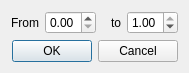
<?xml version="1.0" encoding="UTF-8"?>
<ui version="4.0">
 <class>RangeInputDialog</class>
 <widget class="QDialog" name="RangeInputDialog">
  <property name="geometry">
   <rect>
    <x>0</x>
    <y>0</y>
    <width>189</width>
    <height>68</height>
   </rect>
  </property>
  <property name="sizePolicy">
   <sizepolicy hsizetype="Minimum" vsizetype="Minimum">
    <horstretch>0</horstretch>
    <verstretch>0</verstretch>
   </sizepolicy>
  </property>
  <property name="windowTitle">
   <string>Select brightness range</string>
  </property>
  <property name="windowIcon">
   <iconset resource="phototonic.qrc">
    <normaloff>:/images/phototonic.png</normaloff>:/images/phototonic.png</iconset>
  </property>
  <layout class="QVBoxLayout" name="verticalLayout">
   <item>
    <layout class="QHBoxLayout" name="horizontalLayout">
     <item>
      <widget class="QLabel" name="label">
       <property name="text">
        <string>From</string>
       </property>
       <property name="alignment">
        <set>Qt::AlignmentFlag::AlignRight|Qt::AlignmentFlag::AlignTrailing|Qt::AlignmentFlag::AlignVCenter</set>
       </property>
      </widget>
     </item>
     <item>
      <widget class="QDoubleSpinBox" name="lowerSpinBox">
       <property name="maximum">
        <double>1.000000000000000</double>
       </property>
       <property name="singleStep">
        <double>0.100000000000000</double>
       </property>
      </widget>
     </item>
     <item>
      <widget class="QLabel" name="label_2">
       <property name="text">
        <string>to</string>
       </property>
       <property name="alignment">
        <set>Qt::AlignmentFlag::AlignRight|Qt::AlignmentFlag::AlignTrailing|Qt::AlignmentFlag::AlignVCenter</set>
       </property>
      </widget>
     </item>
     <item>
      <widget class="QDoubleSpinBox" name="upperSpinBox">
       <property name="enabled">
        <bool>true</bool>
       </property>
       <property name="maximum">
        <double>1.000000000000000</double>
       </property>
       <property name="singleStep">
        <double>0.100000000000000</double>
       </property>
       <property name="value">
        <double>1.000000000000000</double>
       </property>
      </widget>
     </item>
    </layout>
   </item>
   <item>
    <widget class="QDialogButtonBox" name="buttonBox">
     <property name="orientation">
      <enum>Qt::Orientation::Horizontal</enum>
     </property>
     <property name="standardButtons">
      <set>QDialogButtonBox::StandardButton::Cancel|QDialogButtonBox::StandardButton::Ok</set>
     </property>
    </widget>
   </item>
  </layout>
 </widget>
 <resources>
  <include location="phototonic.qrc"/>
 </resources>
 <connections>
  <connection>
   <sender>buttonBox</sender>
   <signal>accepted()</signal>
   <receiver>RangeInputDialog</receiver>
   <slot>accept()</slot>
   <hints>
    <hint type="sourcelabel">
     <x>248</x>
     <y>254</y>
    </hint>
    <hint type="destinationlabel">
     <x>157</x>
     <y>274</y>
    </hint>
   </hints>
  </connection>
  <connection>
   <sender>buttonBox</sender>
   <signal>rejected()</signal>
   <receiver>RangeInputDialog</receiver>
   <slot>reject()</slot>
   <hints>
    <hint type="sourcelabel">
     <x>316</x>
     <y>260</y>
    </hint>
    <hint type="destinationlabel">
     <x>286</x>
     <y>274</y>
    </hint>
   </hints>
  </connection>
 </connections>
</ui>
